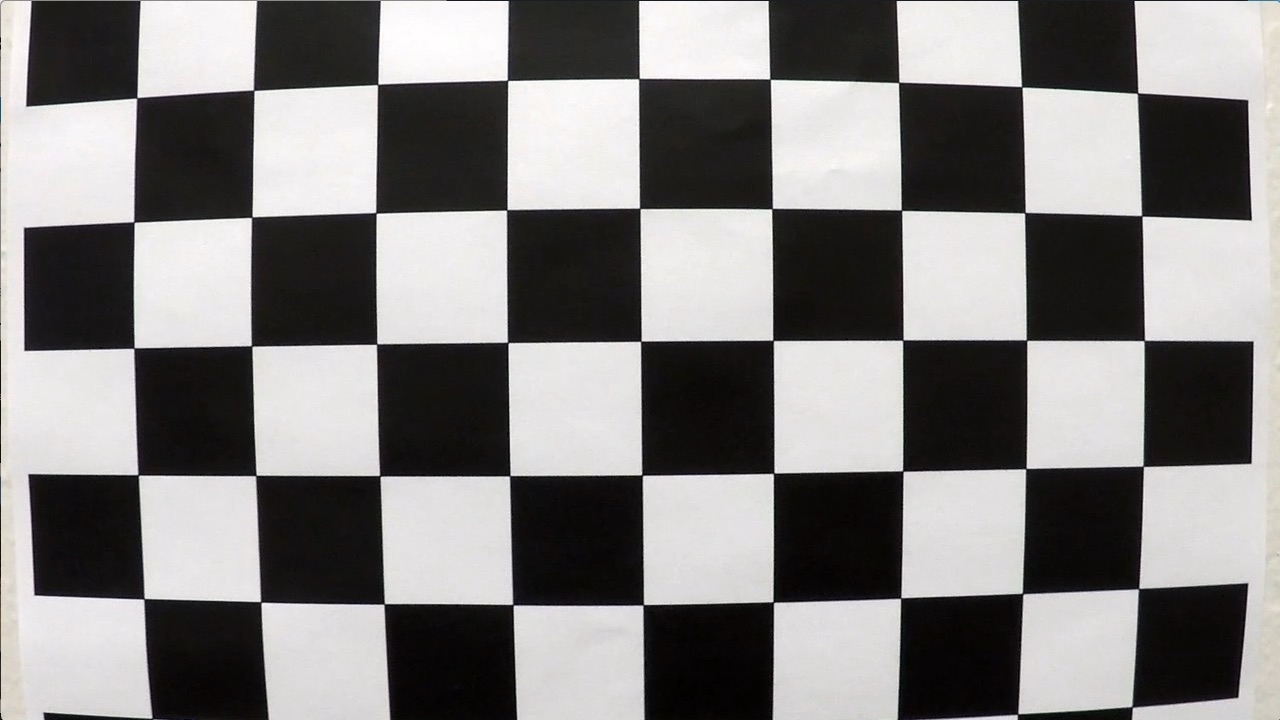
#> input picture camera_cal/calibration1.jpg, 1280 x 720 px; its folder holds 4 pictures in this run
$ jupyter execute Untitled.ipynb   (shell and % lines are left out)   (older library calls are emulated)
#> lines starting #> are read from the running program, lines starting #| are printed output that depends on the picture; after the words box and inside, x2 and y2 are one past the last pixel; in counts of white or black regions, pixels touching at a corner belong together
## Advanced Lane Finding Project

The goals / steps of this project are the following:

* Compute the camera calibration matrix and distortion coefficients given a set of chessboard images.
* Apply a distortion correction to raw images.
* Use color transforms, gradients, etc., to create a thresholded binary image.
* Apply a perspective transform to rectify binary image ("birds-eye view").
* Detect lane pixels and fit to find the lane boundary.
* Determine the curvature of the lane and vehicle position with respect to center.
* Warp the detected lane boundaries back onto the original image.
* Output visual display of the lane boundaries and numerical estimation of lane curvature and vehicle position.

---
## First, I'll compute the camera calibration using chessboard images

[cell 1]
def cal_undistort(img, objpoints, imgpoints):
    ret, mtx, dist, rvecs, tvecs = cv2.calibrateCamera(objpoints, imgpoints, img.shape[1::-1], None, None)
    undist = cv2.undistort(img, mtx, dist, None, mtx)  # Delete this line
    return undist,mtx, dist

[cell 2]
def pipeline(img, s_thresh=(170, 255), sx_thresh=(20, 100)):
    img = np.copy(img)
    # Convert to HLS color space and separate the V channel
    hls = cv2.cvtColor(img, cv2.COLOR_RGB2HLS)
    l_channel = hls[:,:,1]
    s_channel = hls[:,:,2]
    # Sobel x
    sobelx = cv2.Sobel(l_channel, cv2.CV_64F, 1, 0) # Take the derivative in x
    abs_sobelx = np.absolute(sobelx) # Absolute x derivative to accentuate lines away from horizontal
    scaled_sobel = np.uint8(255*abs_sobelx/np.max(abs_sobelx))

    # Threshold x gradient
    sxbinary = np.zeros_like(scaled_sobel)
    sxbinary[(scaled_sobel >= sx_thresh[0]) & (scaled_sobel <= sx_thresh[1])] = 1

    # Threshold color channel
    s_binary = np.zeros_like(s_channel)
    s_binary[(s_channel >= s_thresh[0]) & (s_channel <= s_thresh[1])] = 1
    # Stack each channel
    color_binary = np.dstack(( np.zeros_like(sxbinary), sxbinary, s_binary)) * 255
    # Combine the two binary thresholds
    combined_binary = np.zeros_like(sxbinary)
    combined_binary[(s_binary == 1) | (sxbinary == 1)] = 1
    return color_binary, combined_binary

[cell 3]
def corners_unwarp(undist,img_size,corners, nx, ny, mtx, dist):
    src= np.float32([corners[0],corners[nx-1],corners[-1],corners[-nx]])
    dest=np.float32([corners[0],[[corners[nx-1][0][0],corners[0][0][1]]],[[corners[-1][0][0],corners[-nx][0][1]]],corners[-nx]])
    M = cv2.getPerspectiveTransform(src, dest)
    warped = cv2.warpPerspective(undist, M, img_size, flags=cv2.INTER_LINEAR)
    return warped, M

[cell 4]
import numpy as np
import cv2
import glob
import matplotlib.pyplot as plt

# prepare object points, like (0,0,0), (1,0,0), (2,0,0) ....,(6,5,0)
objp = np.zeros((6*9,3), np.float32)
objp[:,:2] = np.mgrid[0:9,0:6].T.reshape(-1,2)

# Arrays to store object points and image points from all the images.
objpoints = [] # 3d points in real world space
imgpoints = [] # 2d points in image plane.

# Make a list of calibration images
images = glob.glob('./camera_cal/calibration*.jpg')
# Step through the list and search for chessboard corners
for fname in images:
    img = cv2.imread(fname)
#> img is the input picture: shape (720, 1280, 3); mean B, G, R 127.8, 128.4, 130.1
    gray = cv2.cvtColor(img,cv2.COLOR_BGR2GRAY)

    # Find the chessboard corners
    ret, corners = cv2.findChessboardCorners(gray, (9,6),None)
#> ret = False; corners = None

    # If found, add object points, image points
    if ret == True:
        objpoints.append(objp)
        imgpoints.append(corners)

        # Draw and display the corners
        img = cv2.drawChessboardCorners(img, (9,6), corners, ret)
        #cv2.imshow('img',img)
        #cv2.waitKey(500)
        undistorted,mtx, dist= cal_undistort(img,objpoints,imgpoints)
        color_binary, combined_binary= pipeline(undistorted)
        img_size=(combined_binary.shape[1],combined_binary.shape[0])
        top_down, perspective_M = corners_unwarp(combined_binary,img_size,corners, 9, 6, mtx, dist)

        f, (ax1, ax2) = plt.subplots(1, 2, figsize=(40, 16))
        f.tight_layout()
        ax1.imshow(top_down,cmap='gray')
        ax1.set_title('top_down Image', fontsize=50)
        ax2.imshow(img,cmap='gray')
        ax2.set_title('Image', fontsize=50)
        plt.subplots_adjust(left=0., right=1, top=0.9, bottom=0.)
#> pass 2 of the loop `for fname in images:`:
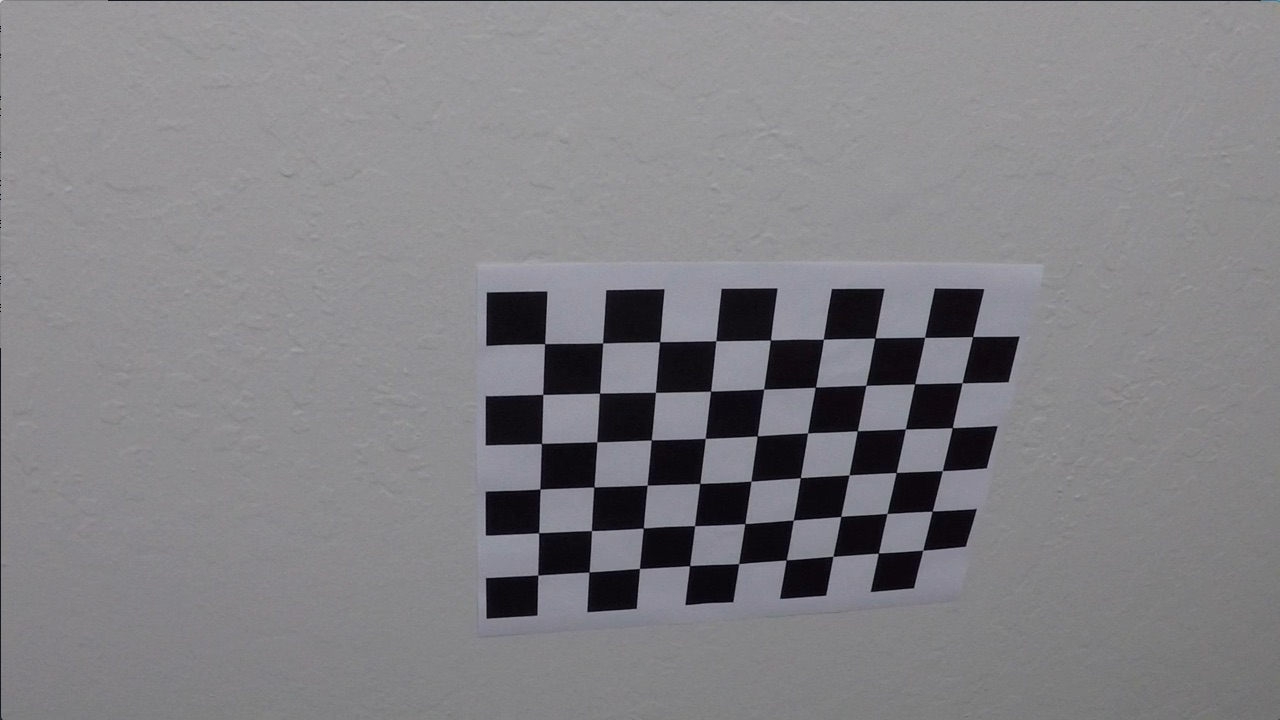
#> input picture camera_cal/calibration10.jpg, 1280 x 720 px
#> img is the input picture: shape (720, 1280, 3); mean B, G, R 133.1, 129.4, 130.2
#> `ret, corners = cv2.findChessboardCorners(gray, (9,6),None)`: ret = True; corners = 54 rows, first 8: [545.3, 343.1], [602.7, 342.8], [660.1, 341.3], [715.8, 340.7], [770.6, 340], [823.5, 339.2], [874.3, 338.5], [925.1, 337.4]
#> img: shape (720, 1280, 3); 1.91% of pixels changed, all inside (x1, y1, x2, y2) = (532, 331, 980, 582)
#> in cal_undistort, `ret, mtx, dist, rvecs, tvecs = cv2.calibrateCamera(objpoints, imgpoint..`: ret = 0.68; mtx = [[1143.7, 0, 681.7], [0, 1109.2, 367.7], [0, 0, 1]]; dist = [[-0.515, 2.99, -0.00876, 0.00937, 1.41]]; rvecs = ([0.451, -0.252, 0.0361],); tvecs = ([-2.31, -0.422, 19.12],)
#> `undistorted,mtx, dist= cal_undistort(img,objpoints,imgpoints)`: dist = [[-0.515, 2.99, -0.00876, 0.00937, 1.41]]
#> hls: shape (720, 1280, 3); mean of channels 0, 1, 2 64.8, 112.5, 10.8
#> `color_binary, combined_binary= pipeline(undistorted)`:
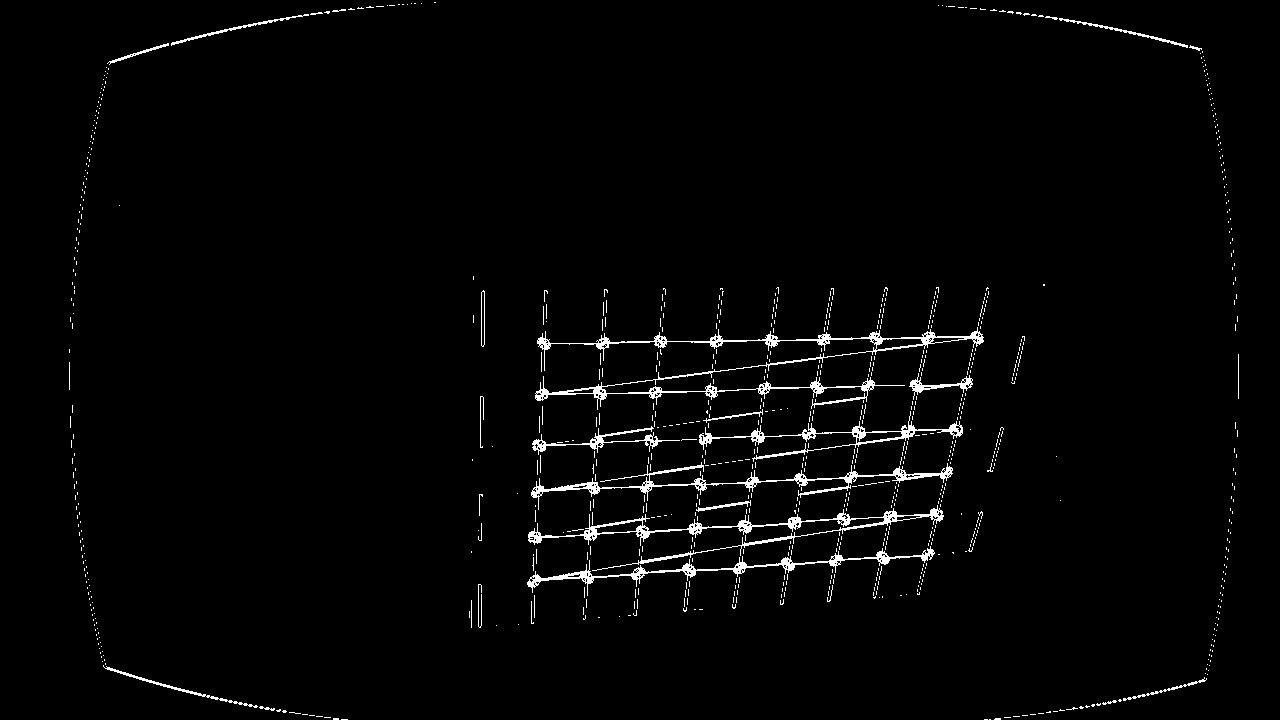
#> combined_binary: shape (720, 1280); values 0 (black) and 1 (white), 2% white in thin lines or dots
#> src = [[545.3, 343.1], [972.6, 336.6], [922.8, 549.9], [538.4, 575.5]]
#> dest = [[545.3, 343.1], [972.6, 343.1], [922.8, 575.5], [538.4, 575.5]]
#> M = [[0.687, -0.03, 113.4], [-0.0537, 0.849, 38.78], [-0.000195, -5.11e-05, 1]]
#> in corners_unwarp, `warped = cv2.warpPerspective(undist, M, img_size, flags=cv2.INTER_LINE..`:
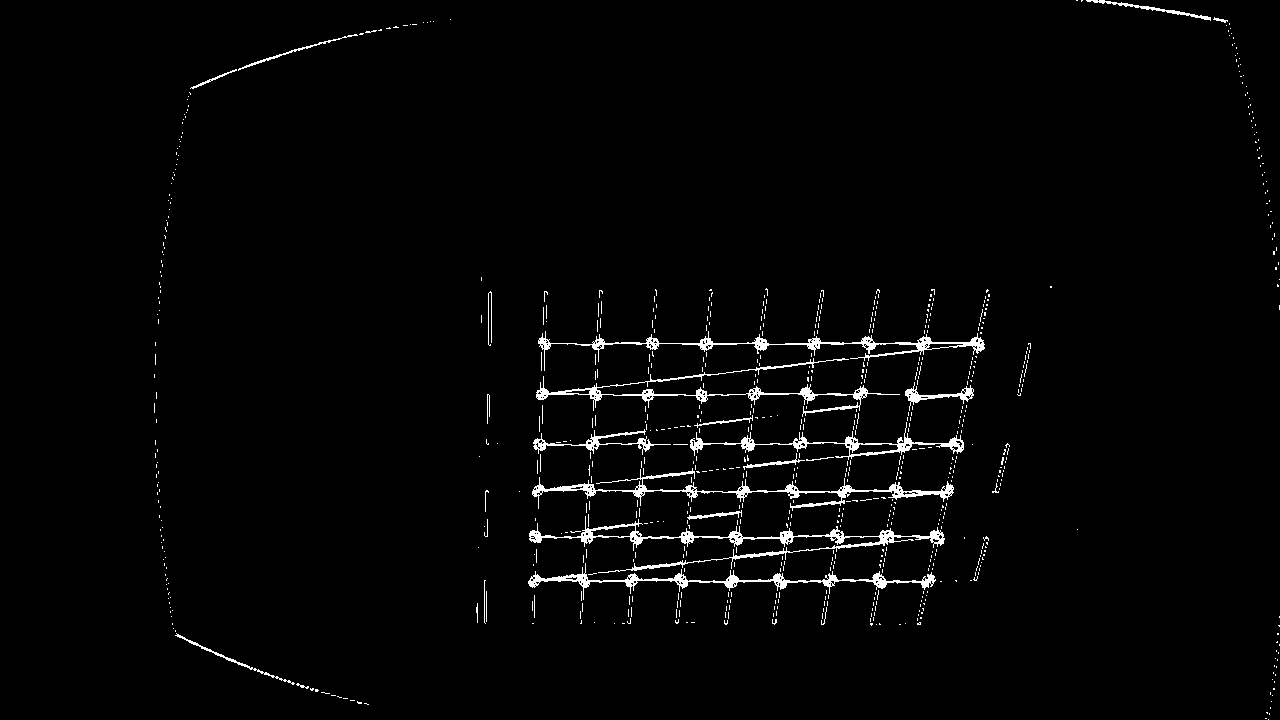
#> warped: shape (720, 1280); values 0 (black) and 1 (white), 2% white; 765 white regions (737 under 20 px), largest, box (x1, y1, x2, y2) and area: (529, 516, 945, 573) 2727, (532, 468, 954, 511) 2293, (538, 331, 985, 371) 2031
#> perspective_M has the same summary as M in corners_unwarp
#> pass 3 of the loop `for fname in images:`:
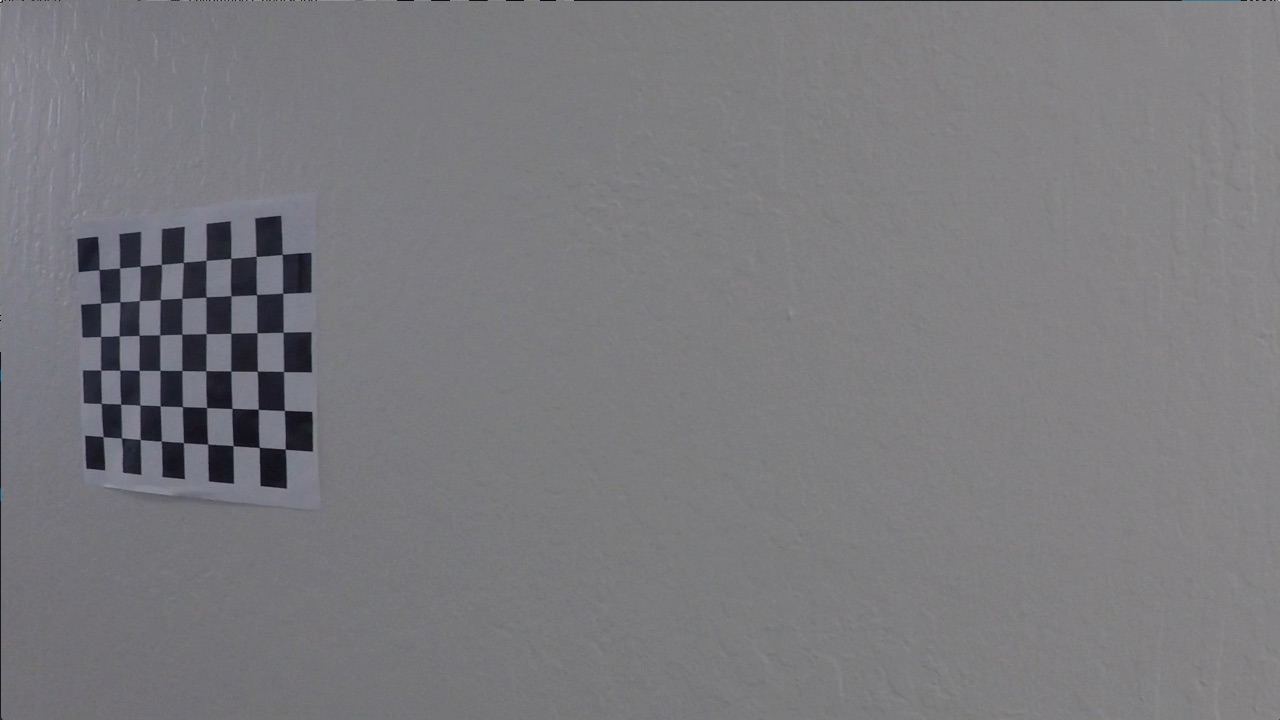
#> input picture camera_cal/calibration11.jpg, 1280 x 720 px
#> img is the input picture: shape (720, 1280, 3); mean B, G, R 125.2, 121.7, 122.2
#> corners = 54 rows, first 8: [99.22, 269.6], [119.6, 268], [140.1, 266.1], [161.3, 264.5], [183.3, 262.5], [206.1, 260.3], [230.7, 258.2], [256.2, 256.3]
#> img: shape (720, 1280, 3); 1.11% of pixels changed, all inside (x1, y1, x2, y2) = (93, 248, 292, 456)
#> `undistorted,mtx, dist= cal_undistort(img,objpoints,imgpoints)`: mtx = [[1057.6, 0, 691.1], [0, 1058.6, 278], [0, 0, 1]]; dist = [[-0.322, 0.709, 0.013, 0.00946, -1.02]]
#> hls: shape (720, 1280, 3); mean of channels 0, 1, 2 73, 123.2, 7
#> `color_binary, combined_binary= pipeline(undistorted)`:
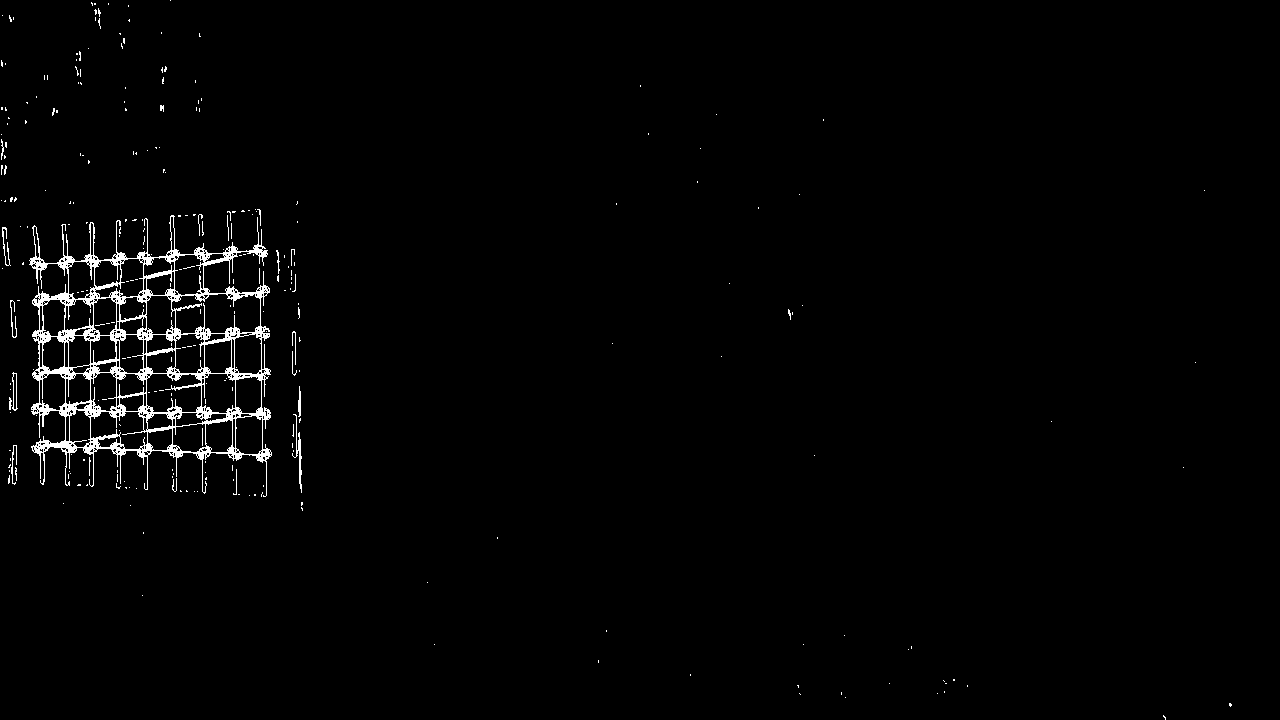
#> combined_binary: shape (720, 1280); values 0 (black) and 1 (white), 1.6% white in thin lines or dots
#> src = [[99.22, 269.6], [282.2, 254.3], [285.3, 449.2], [103.1, 436.7]]
#> dest = [[99.22, 269.6], [282.2, 269.6], [285.3, 436.7], [103.1, 436.7]]
#> M = [[1.37, -0.00806, -25.51], [0.357, 1.07, -31.33], [0.000988, -3.84e-05, 1]]
#> in corners_unwarp (call 2), `warped = cv2.warpPerspective(undist, M, img_size, flags=cv2.INTER_LINE..`:
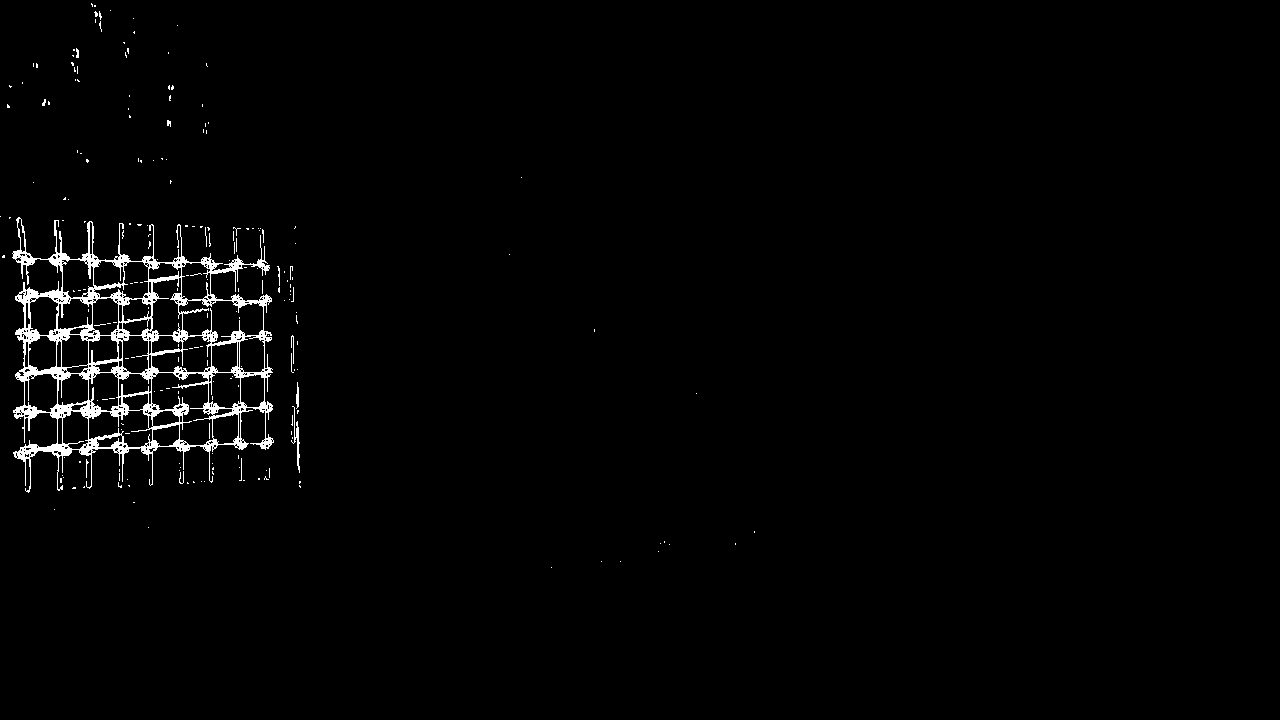
#> warped: shape (720, 1280); values 0 (black) and 1 (white), 1.6% white; 211 white regions (198 under 20 px), largest, box (x1, y1, x2, y2) and area: (12, 217, 274, 493) 13832, (291, 406, 300, 473) 161, (296, 382, 299, 409) 57
#> perspective_M has the same summary as M in corners_unwarp
#> the loop made 4 passes; the first 3 are shown
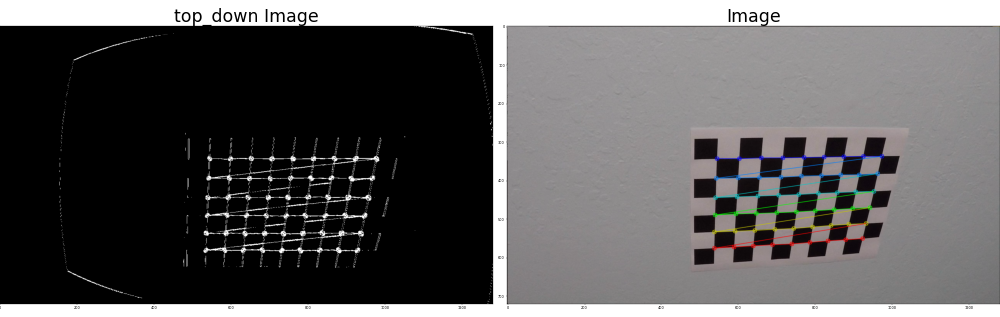
#> figure drawn by matplotlib, 2 panels; B, G, R data is drawn as R, G, B
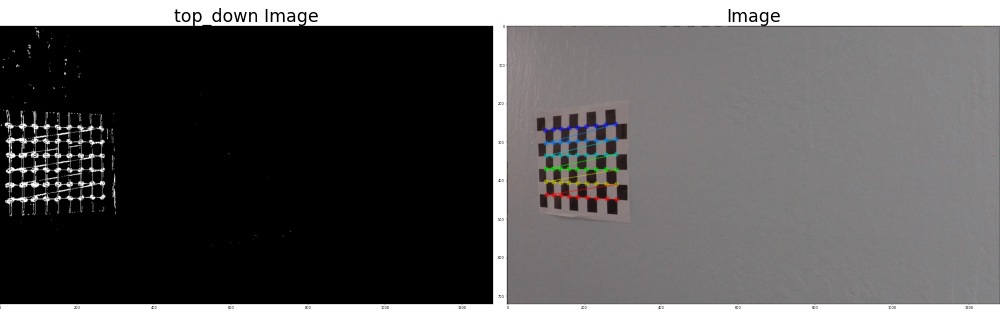
#> figure drawn by matplotlib, 2 panels; B, G, R data is drawn as R, G, B
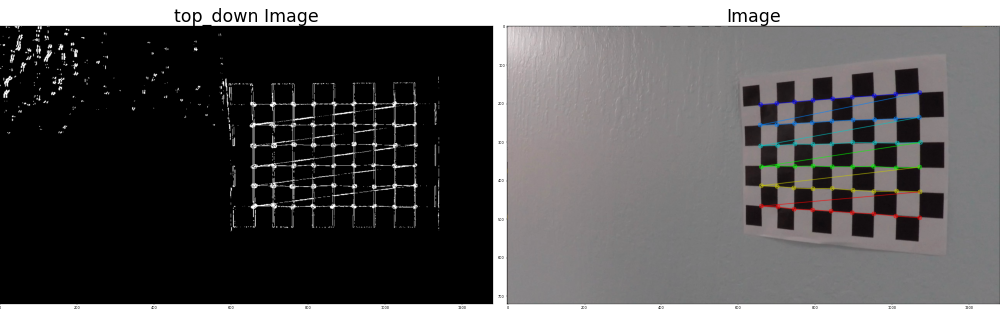
#> figure drawn by matplotlib, 2 panels; B, G, R data is drawn as R, G, B
